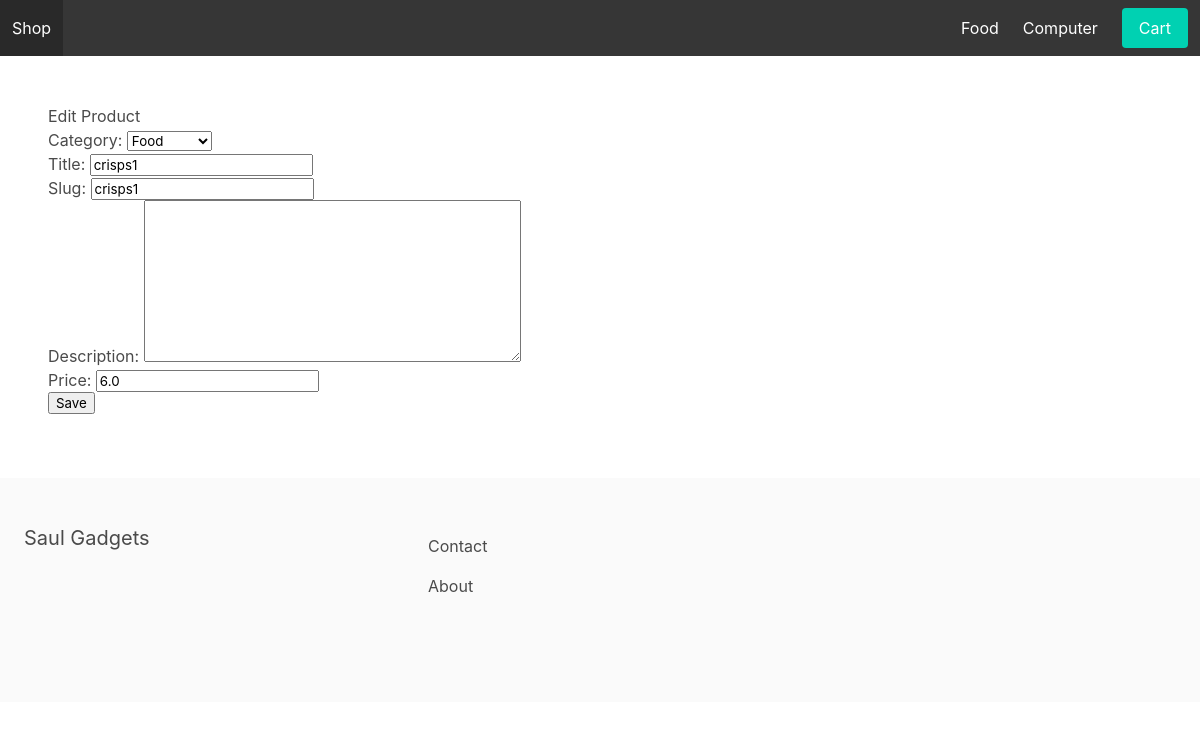
The page /productManager/edit/2/ on the database its author committed.
### apps/store/models.py (models this page shows, shortened)
class Category(models.Model):
    title = models.CharField(max_length=255)
    slug = models.SlugField(max_length=255)
    ordering = models.IntegerField(default=0)
    class Meta:
        verbose_name_plural = 'Categories'
        ordering = ('ordering',)
    def __str__(self):
        return self.title

class Product(models.Model):
      category = models.ForeignKey(Category, related_name='products', on_delete=models.CASCADE)
      title = models.CharField(max_length=255)
      slug = models.SlugField(max_length=255)
      description = models.TextField(blank=True, null=True)
      price = models.FloatField()
      id = models.AutoField(primary_key=True)

### apps/store/views.py (the view, shortened to what this page needs)
# urls.py: path('productManager/edit/<int:pk>/', editProductView.as_view(), name='editProduct'),
class editProductView(UpdateView):
    model = Product
    template_name = "edit_product.html"
    fields = '__all__'

### apps/store/context_processor.py (called while the page is built)
def menu_categories(request):
    categories = Category.objects.all()
    return {'menu_categories': categories}

### apps/store/templates/edit_product.html
{% extends 'base.html'%}
{% block content %}
<h1>Edit Product</h1>
<form method="POST" action="">{% csrf_token %}
    {{ form.as_p }}
    <input type="submit" value="Save">
</form>
{% endblock %}

### apps/core/templates/base.html (shortened to what this page needs)
<html>
	<head>
		<link rel="stylesheet" href="https://cdn.jsdelivr.net/npm/bulma@0.9.0/css/bulma.min.css">
	</head>
	<body>
		<nav class="navbar is-dark">
			<div class="navbar-brand">
				<a class="navbar-item" href="/">Shop</a>
			</div>
			<div id="main-navbar" class="navbar-menu">
				<div class="navbar-end">
					{% for category in menu_categories %}
					    <a href="{% url 'category_detail' category.slug %}" class="navbar-item">{{ category.title }}</a>
					{% endfor %}
					<div class="navbar-item">
						<a href="{% url 'cart' %}" class="button is-primary">Cart</a>
					</div>
				</div>
			</div>
        </nav>
		<section class="section">
			{% block content %}
            {% endblock %}
		</section>
		<footer class="footer">
			<div class="columns">
				<div class="column is-4">
					<h2 class="subtitle">Saul Gadgets</h2>
				</div>
				<div class="column is-8">
					<a href="{% url 'contact' %}" class="navbar-item">Contact</a>
					<a href="{% url 'about' %}" class="navbar-item">About</a>
				</div>
			</div>
		</footer>
	</body>
</html>

### rows shown on the page
Category: title "Food", title "crisps1"
Category: title "Computer"
Product: category "Food", slug "crisps1", price "6.0"
